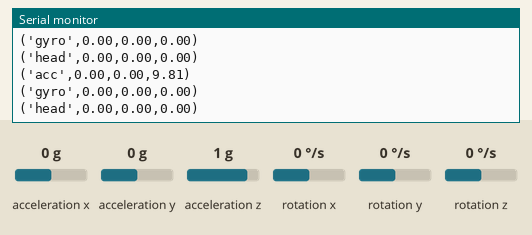
The sketch below on a simulated Arduino Uno, built with avr-gcc and run on an emulated ATmega328P. On the bench: the last lines printed to the serial monitor. Wiring (inferred from the names in the program): L3G4200D gyroscope at I2C address 0x69. The inputs (shaded band) are chosen by the test bench; at power-on: acceleration x 0 g, acceleration y 0 g, acceleration z 1 g, rotation x 0 °/s, rotation y 0 °/s, rotation z 0 °/s.

Above: at 1.4 s.
1.5 s: acceleration x set to -1.4 g
At 2.4 s:
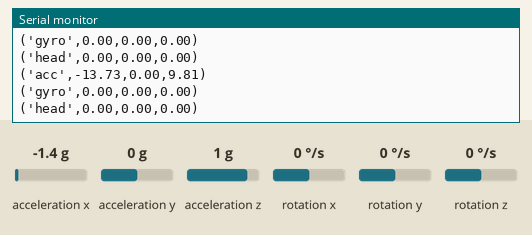
3.0 s: acceleration y set to -1.4 g
At 3.6 s:
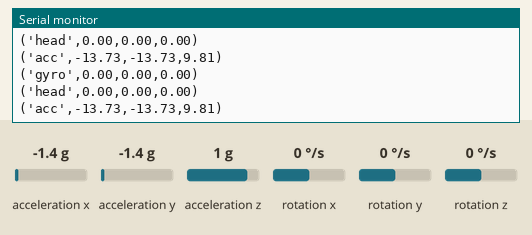
4.5 s: acceleration z set to -1.4 g
At 5.5 s:
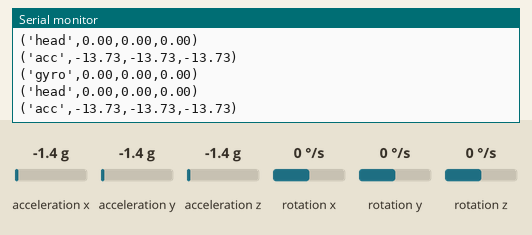
6.0 s: rotation x set to -192 °/s
At 7.0 s:
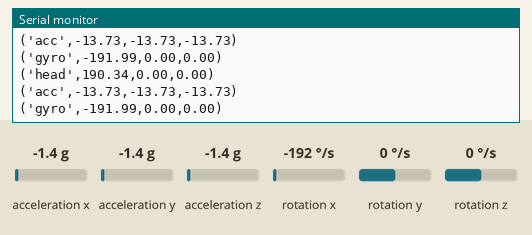
7.5 s: rotation y set to -192 °/s
At 8.5 s:
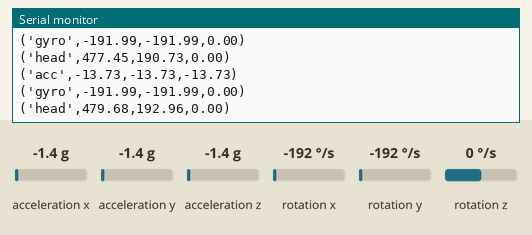
Timing chart, 0 to 9.7 s (numbered marks = the images above; inputs shaded):
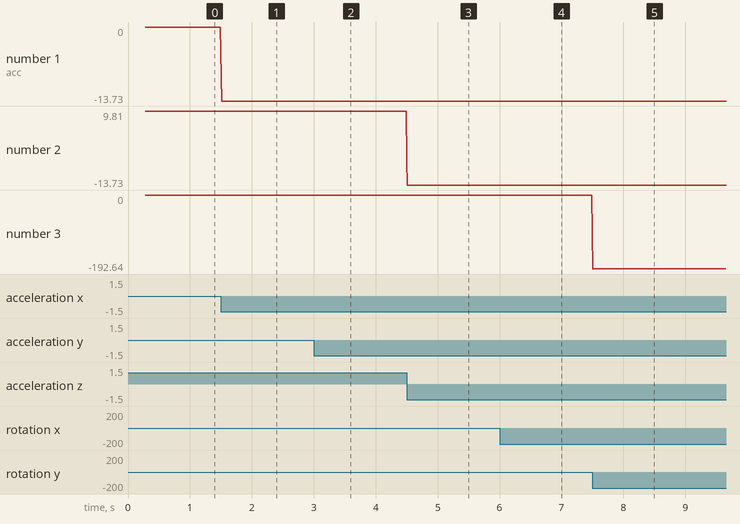

Measured:
- after the input at 1.5 s, the serial monitor: prints a new line at once (image 1)
- after the input at 3.0 s, the serial monitor: prints a new line at once (image 2)
- after the input at 4.5 s, the serial monitor: prints a new line at once (image 3)
- after the input at 6.0 s, the serial monitor: prints a new line at once (image 4)
- plotted number 1: 0 → -13.73 after the input at 1.5 s

The sketch:

acc.ino
```cpp
#include <SoftwareSerial.h>
#include <Wire.h>
#include <Adafruit_MMA8451.h>
#include <Adafruit_Sensor.h>
#include "constants.h"

Adafruit_MMA8451 mma = Adafruit_MMA8451();


void setup()
{

  Serial.begin(115200);
  gyro_setup();
  //Serial.println("Adafruit MMA8451 test!");
  if (! mma.begin()) {
    //Serial.println("Couldnt start");
    while (1);
  }
  //Serial.println("MMA8451 found!");
  mma.setRange(MMA8451_RANGE_2_G);
  //Serial.print("Range = "); Serial.print(2 << mma.getRange());
  //Serial.println("G");

}


//////////////////////////////////////////////////////

float ax = 0;
float ay = 0;
float az = 0;
float ctr = 0;

uint32_t timer = millis();
void loop() {

  //gyro_loop();
/*
  if (timer > millis())  timer = millis();

  if (millis() - timer > 1000) {
     timer = millis();
  }

  sensors_event_t event;
  mma.getEvent(&event);
  Serial.print("(acc,");
  Serial.print(event.acceleration.x); Serial.print(",");
  Serial.print(event.acceleration.y); Serial.print(",");
  Serial.print(event.acceleration.z); Serial.print(")");
  Serial.println();
  delay(1000/100);
*/
  sensors_event_t event;
  mma.getEvent(&event);
  ax += event.acceleration.x;
  ay += event.acceleration.y;
  az += event.acceleration.z;
  ctr += 1;


  if (timer > millis())  timer = millis();

  if (millis() - timer > 10) {
    timer = millis();
    Serial.print("('acc',");
    Serial.print(ax/ctr); Serial.print(",");
    Serial.print(ay/ctr); Serial.print(",");
    Serial.print(az/ctr); Serial.print(")");
    //Serial.print(ctr); Serial.print(")");
    Serial.println();
    ax = 0;
    ay = 0;
    az = 0;
    ctr = 0;
    gyro_loop();
  }


}


///////////////////////////////////////////////////////////////////////////
///////////////////////////////////////////////////////////////////////////
//////////// gyroscope //////////////////////////////////////////////////////////
// PINS: A4,A5
// Baud: 115200
// http://forum.arduino.cc/index.php?topic=147351.0
// http://www.livescience.com/40103-accelerometer-vs-gyroscope.html
//Parallax Gyroscope Module 3-Axis L3G4200D
//https://www.parallax.com/product/27911
//http://forum.arduino.cc/index.php?topic=147351.msg1106879#msg1106879
//VIN to +5V
//GND to Ground
//SCL line to pin A5
//SDA line to pin A4
#include <Wire.h>
#define  CTRL_REG1  0x20
#define  CTRL_REG2  0x21
#define  CTRL_REG3  0x22
#define  CTRL_REG4  0x23
#define  CTRL_REG5  0x24
#define  CTRL_REG6  0x25
int gyroI2CAddr=105;
int gyroRaw[3];                         // raw sensor data, each axis, pretty useless really but here it is.
double gyroDPS[3];                      // gyro degrees per second, each axis
float heading[3]={0.0f};                // heading[x], heading[y], heading [z]
int gyroZeroRate[3];                    // Calibration data.  Needed because the sensor does center at zero, but rather always reports a small amount of rotation on each axis.
int gyroThreshold[3];                   // Raw rate change data less than the statistically derived threshold is discarded.
#define  NUM_GYRO_SAMPLES  50           // As recommended in STMicro doc
#define  GYRO_SIGMA_MULTIPLE  3         // As recommended
float dpsPerDigit=.00875f;              // for conversion to degrees per second
void gyro_setup() {
  //Serial.begin(115200);
  Wire.begin();
  setupGyro();
  calibrateGyro();
}
void gyro_loop() {
  updateGyroValues();
  updateHeadings();
  Serial.print("(");
  Serial.print(STATE_GYRO);
  Serial.print(",");
  Serial.print(gyroDPS[0]);
  Serial.print(",");
  Serial.print(gyroDPS[1]);
  Serial.print(",");
  Serial.print(gyroDPS[2]);
  Serial.println(")");
  //printDPS();
  //Serial.print("   -->   ");
  printHeadings2();
  //Serial.println();
}
void printDPS()
{
  Serial.print("DPS X: ");
  Serial.print(gyroDPS[0]);
  Serial.print("  Y: ");
  Serial.print(gyroDPS[1]);
  Serial.print("  Z: ");
  Serial.print(gyroDPS[2]);
}
void printHeadings()
{
  Serial.print("Heading X: ");
  Serial.print(heading[0]);
  Serial.print("  Y: ");
  Serial.print(heading[1]);
  Serial.print("  Z: ");
  Serial.print(heading[2]);
}
void printHeadings2()
{
  Serial.print("('head',");
  Serial.print(heading[0]);
  Serial.print(',');

  Serial.print(heading[1]);
  Serial.print(',');

  Serial.print(heading[2]);
  Serial.println(')');
}

void updateHeadings()
{
  float deltaT=getDeltaTMicros();
  for (int j=0;j<3;j++)
    heading[j] -= (gyroDPS[j]*deltaT)/1000000.0f;
}
unsigned long getDeltaTMicros()
{
  static unsigned long lastTime=0;
  unsigned long currentTime=micros();
  unsigned long deltaT=currentTime-lastTime;
  if (deltaT < 0.0)
     deltaT=currentTime+(4294967295-lastTime);
  lastTime=currentTime;
  return deltaT;
}
void testCalibration()
{
  calibrateGyro();
  for (int j=0;j<3;j++)
  {
    Serial.print(gyroZeroRate[j]);
    Serial.print("  ");
    Serial.print(gyroThreshold[j]);
    Serial.print("  ");
  }
  Serial.println();
  return;
}
void setupGyro()
{
  gyroWriteI2C(CTRL_REG1, 0x1F);        // Turn on all axes, disable power down
  gyroWriteI2C(CTRL_REG3, 0x08);        // Enable control ready signal
  setGyroSensitivity500();
  delay(100);
}
void calibrateGyro()
{
  long int gyroSums[3]={0};
  long int gyroSigma[3]={0};
  for (int i=0;i<NUM_GYRO_SAMPLES;i++)
  {
    updateGyroValues();
    for (int j=0;j<3;j++)
    {
      gyroSums[j]+=gyroRaw[j];
      gyroSigma[j]+=gyroRaw[j]*gyroRaw[j];
    }
  }
  for (int j=0;j<3;j++)
  {
    int averageRate=gyroSums[j]/NUM_GYRO_SAMPLES;
    gyroZeroRate[j]=averageRate;
    gyroThreshold[j]=sqrt((double(gyroSigma[j]) / NUM_GYRO_SAMPLES) - (averageRate * averageRate)) * GYRO_SIGMA_MULTIPLE;
  }
}
void updateGyroValues() {
  while (!(gyroReadI2C(0x27) & B00001000)){}      // Without this line you will get bad data occasionally
  int reg=0x28;
  for (int j=0;j<3;j++)
  {
    gyroRaw[j]=(gyroReadI2C(reg) | (gyroReadI2C(reg+1)<<8));
    reg+=2;
  }
  int deltaGyro[3];
  for (int j=0;j<3;j++)
  {
    deltaGyro[j]=gyroRaw[j]-gyroZeroRate[j];      // Use the calibration data to modify the sensor value.
    if (abs(deltaGyro[j]) < gyroThreshold[j])
      deltaGyro[j]=0;
    gyroDPS[j]= dpsPerDigit * deltaGyro[j];      // Multiply the sensor value by the sensitivity factor to get degrees per second.
  }
}
void setGyroSensitivity250(void)
{
  dpsPerDigit=.00875f;
  gyroWriteI2C(CTRL_REG4, 0x80);        // Set scale (250 deg/sec)
}
void setGyroSensitivity500(void)
{
  dpsPerDigit=.0175f;
  gyroWriteI2C(CTRL_REG4, 0x90);        // Set scale (500 deg/sec)
}
void setGyroSensitivity2000(void)
{
  dpsPerDigit=.07f;
  gyroWriteI2C(CTRL_REG4,0xA0);
}
int gyroReadI2C (byte regAddr) {
  Wire.beginTransmission(gyroI2CAddr);
  Wire.write(regAddr);
  Wire.endTransmission();
  Wire.requestFrom(gyroI2CAddr, 1);
  while(!Wire.available()) {};
  return (Wire.read());
}
int gyroWriteI2C( byte regAddr, byte val){
  Wire.beginTransmission(gyroI2CAddr);
  Wire.write(regAddr);
  Wire.write(val);
  Wire.endTransmission();
}
//
//////////////////////////////////////////////////////////////////////
///////////////////////////////////////////////////////////////////////////
///////////////////////////////////////////////////////////////////////////
```

constants.h
```cpp
/////////////////////
// All possible states (i.e. first numbers sent in tuples along serial)
//
// These are the possible states of the control system.
// States are reached by button presses or drive commands, except for error state.
#define STATE_HUMAN_FULL_CONTROL            1
#define STATE_LOCK                          2
#define STATE_CAFFE_CAFFE_STEER_HUMAN_MOTOR 3
#define STATE_CAFFE_HUMAN_STEER_HUMAN_MOTOR 5
#define STATE_CAFFE_CAFFE_STEER_CAFFE_MOTOR 6
#define STATE_CAFFE_HUMAN_STEER_CAFFE_MOTOR 7
#define STATE_LOCK_CALIBRATE                4
#define STATE_ERROR                         -1
// Now for the sensors
#define STATE_GPS                           "'gps'"
#define STATE_GYRO                          "'gyro'"
#define STATE_SONAR                         "'sonar'"
#define STATE_ENCODER                       "'encoder'"
//
/////////////////////


/////////////////////
// Servo constants
//
// These define extreme min an max values that should never be broken.
#define SERVO_MAX   2000
#define MOTOR_MAX   SERVO_MAX
#define BUTTON_MAX  SERVO_MAX
#define SERVO_MIN   500
#define MOTOR_MIN   SERVO_MIN
#define BUTTON_MIN  SERVO_MIN
//
/////////////////////


/////////////////////
// The hand-held radio controller has two buttons. Pressing the upper or lower
// allows for reaching separate PWM levels: ~ 1710, 1200, 1000, and 888
// These are used for different control states.
#define BUTTON_A 1710 // Human in full control of driving
#define BUTTON_B 1200 // Lock state
#define BUTTON_C 964  // Caffe steering, human on accelerator
#define BUTTON_D 850  // Calibration of steering and motor control ranges
#define BUTTON_DELTA 50 // range around button value that is considered in that value
//
/////////////////////
```
